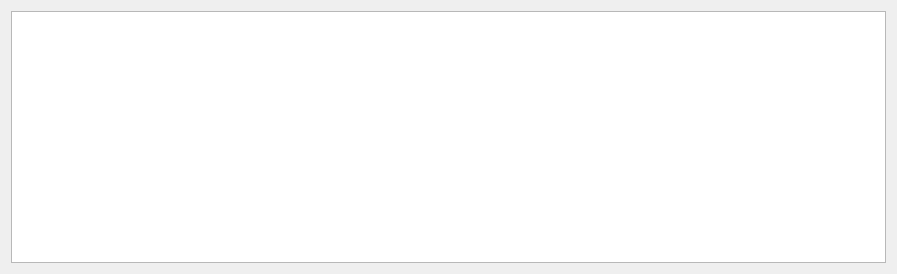
<?xml version="1.0" encoding="UTF-8"?>
<ui version="4.0">
 <class>Form</class>
 <widget class="QWidget" name="Form">
  <property name="geometry">
   <rect>
    <x>0</x>
    <y>0</y>
    <width>897</width>
    <height>274</height>
   </rect>
  </property>
  <property name="windowTitle">
   <string>Form</string>
  </property>
  <layout class="QHBoxLayout" name="horizontalLayout">
   <item>
    <widget class="QTableView" name="tableView"/>
   </item>
  </layout>
 </widget>
 <resources/>
 <connections/>
</ui>
